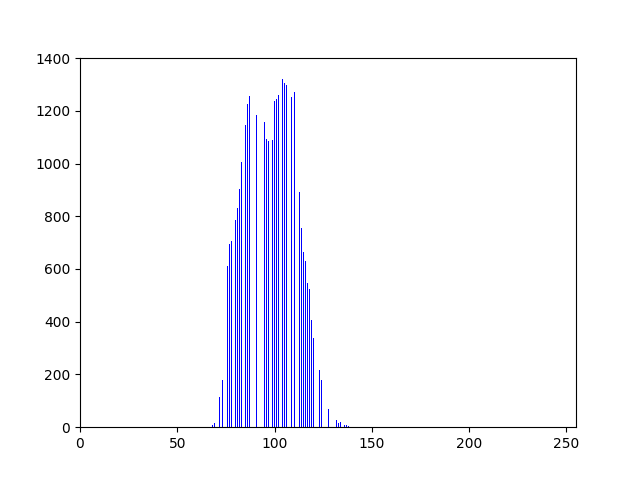
//> input picture Question_11_20/answers_cpp/answer_20.png, 640 x 480 px, given in place of imori.jpg, which was not available
$ ./answer_52   (built with g++ and OpenCV 4)
//> lines starting //> are read from the running program, lines starting //| are printed output that depends on the picture; after the words box and inside, x2 and y2 are one past the last pixel; in counts of white or black regions, pixels touching at a corner belong together; pictures that were not available may be replaced by others from this repository, and a replacement may not be noted
//> further down, img is the input picture: 480 rows x 640 cols, CV_8UC3; mean B, G, R 252.4, 245.7, 245.7
#include <opencv2/core.hpp>
#include <opencv2/highgui.hpp>
#include <iostream>

// BGR -> Gray
cv::Mat BGR2GRAY(cv::Mat img)
{
    // get height and width
    int width = img.cols;
//> width = 640
    int height = img.rows;
//> height = 480

    // prepare output
    cv::Mat out = cv::Mat::zeros(height, width, CV_8UC1);

    // each y, x
    for (int y = 0; y < height; y++)
    {
        for (int x = 0; x < width; x++)
        {
            // BGR -> Gray
            out.at<uchar>(y, x) = (uchar)(0.2126 * (float)img.at<cv::Vec3b>(y, x)[2] + 0.7152 * (float)img.at<cv::Vec3b>(y, x)[1] + 0.0722 * (float)img.at<cv::Vec3b>(y, x)[0]);
        }
    }
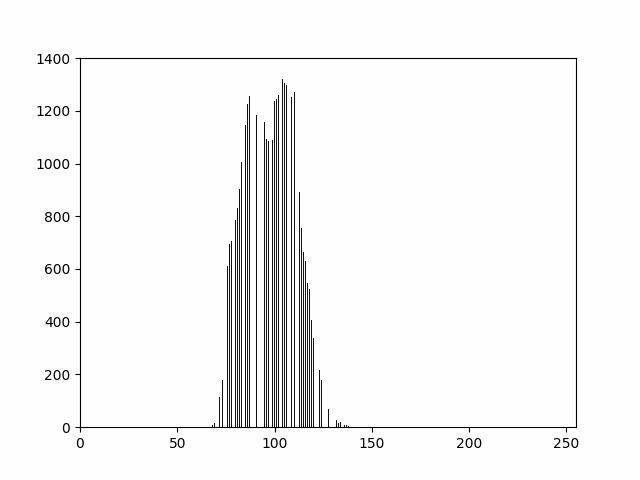
//> out: 480 rows x 640 cols, CV_8UC1; min 0, max 254, mean 245.3

    return out;
}

// Gray -> Binary
cv::Mat Binarize_Otsu(cv::Mat gray)
{
    int width = gray.cols;
//> width = 640
    int height = gray.rows;
//> height = 480

    // determine threshold
    double w0 = 0, w1 = 0;
    double m0 = 0, m1 = 0;
    double max_sb = 0, sb = 0;
    int th = 0;
    int val;

    // Get threshold
    for (int t = 0; t < 255; t++)
    {
        w0 = 0;
        w1 = 0;
        m0 = 0;
        m1 = 0;
        for (int y = 0; y < height; y++)
        {
            for (int x = 0; x < width; x++)
            {
                val = (int)(gray.at<uchar>(y, x));

                if (val < t)
                {
                    w0++;
                    m0 += val;
                }
                else
                {
                    w1++;
                    m1 += val;
                }
            }
        }

        m0 /= w0;
        m1 /= w1;
        w0 /= (height * width);
        w1 /= (height * width);
        sb = w0 * w1 * pow((m0 - m1), 2);

        if (sb > max_sb)
        {
            max_sb = sb;
            th = t;
        }
    }
//> this loop made 255 passes
//> (w0, m0, w1, m1, sb, max_sb) on passes 2, 3, 4, 5, 6, 8, 10, 11, 13, 14, 15, 17: (0.00646, 0, 0.994, 246.9, 391.4, 391.4), (0.00653, 0.00997, 0.993, 246.9, 395.3, 395.3), (0.00656, 0.0189, 0.993, 246.9, 397.1, 397.1), (0.00664, 0.0554, 0.993, 246.9, 401.9, 401.9), (0.00668, 0.0785, 0.993, 246.9, 404.2, 404.2), (0.00681, 0.189, 0.993, 246.9, 411.6, 411.6), (0.00683, 0.219, 0.993, 246.9, 413.1, 413.1), (0.0069, 0.306, 0.993, 247, 417, 417), (0.00691, 0.326, 0.993, 247, 417.7, 417.7), (0.00697, 0.424, 0.993, 247, 420.9, 420.9), (0.00702, 0.517, 0.993, 247, 423.7, 423.7), (0.00707, 0.617, 0.993, 247, 426.4, 426.4)
//> (sb, max_sb) on passes 62, 64, 67, 69, 70, 71: (1890.8, 1890.8), (1893, 1893), (1893.1, 1893.1), (1894, 1894), (1894.6, 1894.6), (1895.3, 1895.3)

    std::cout << "threshold:" << th << std::endl;
//| threshold:136

    // prepare output
    cv::Mat out = cv::Mat::zeros(height, width, CV_8UC1);

    // each y, x
    for (int y = 0; y < height; y++)
    {
        for (int x = 0; x < width; x++)
        {
            // Binarize
            if (gray.at<uchar>(y, x) >= th)
            {
                out.at<uchar>(y, x) = 255;
            }
            else
            {
                out.at<uchar>(y, x) = 0;
            }
        }
    }
//> out: 480 rows x 640 cols, CV_8UC1; 96.4% white; black in thin lines or dots, all inside (x1, y1, x2, y2) = (38, 54, 578, 448)

    return out;
}

// Morphology Erode
cv::Mat Morphology_Erode(cv::Mat img, int Erode_time)
{
//> called with Erode_time = 3
    int height = img.cols;
    int width = img.rows;

    // output image
    cv::Mat tmp_img;
    cv::Mat out = img.clone();

    // for erode time
    for (int i = 0; i < Erode_time; i++)
    {
        tmp_img = out.clone();

        // each pixel
        for (int y = 0; y < height; y++)
        {
            for (int x = 0; x < width; x++)
            {
                // check left pixel
                if ((x > 0) && (tmp_img.at<uchar>(y, x - 1) == 255))
                {
                    out.at<uchar>(y, x) = 255;
                    continue;
                }

                // check up pixel
                if ((y > 0) && (tmp_img.at<uchar>(y - 1, x) == 255))
                {
                    out.at<uchar>(y, x) = 255;
                    continue;
                }

                // check right pixel
                if ((x < width - 1) && (tmp_img.at<uchar>(y, x + 1) == 255))
                {
                    out.at<uchar>(y, x) = 255;
                    continue;
                }

                // check left pixel
                if ((y < height - 1) && (tmp_img.at<uchar>(y + 1, x) == 255))
                {
                    out.at<uchar>(y, x) = 255;
                    continue;
                }
            }
        }
    }
//> this loop made 3 passes
//> pass 2, in Morphology_Erode, `tmp_img = out.clone();`:
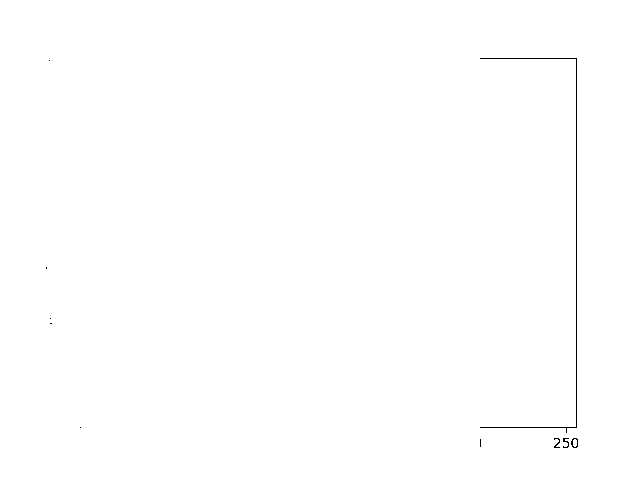
//> tmp_img: 480 rows x 640 cols, CV_8UC1; 99.8% white; black in thin lines or dots, all inside (x1, y1, x2, y2) = (46, 58, 578, 448)

    return out;
}

// Morphology Dilate
cv::Mat Morphology_Dilate(cv::Mat img, int Dilate_time)
{
//> called with Dilate_time = 3
    int height = img.cols;
    int width = img.rows;

    // output image
    cv::Mat tmp_img;
    cv::Mat out = img.clone();

    // for erode time
    for (int i = 0; i < Dilate_time; i++)
    {
        tmp_img = out.clone();

        // each pixel
        for (int y = 0; y < height; y++)
        {
            for (int x = 0; x < width; x++)
            {
                // check left pixel
                if ((x > 0) && (tmp_img.at<uchar>(y, x - 1) == 0))
                {
                    out.at<uchar>(y, x) = 0;
                    continue;
                }

                // check up pixel
                if ((y > 0) && (tmp_img.at<uchar>(y - 1, x) == 0))
                {
                    out.at<uchar>(y, x) = 0;
                    continue;
                }

                // check right pixel
                if ((x < width - 1) && (tmp_img.at<uchar>(y, x + 1) == 0))
                {
                    out.at<uchar>(y, x) = 0;
                    continue;
                }

                // check left pixel
                if ((y < height - 1) && (tmp_img.at<uchar>(y + 1, x) == 0))
                {
                    out.at<uchar>(y, x) = 0;
                    continue;
                }
            }
        }
    }
//> this loop made 3 passes
//> pass 2, in Morphology_Dilate, `tmp_img = out.clone();`:
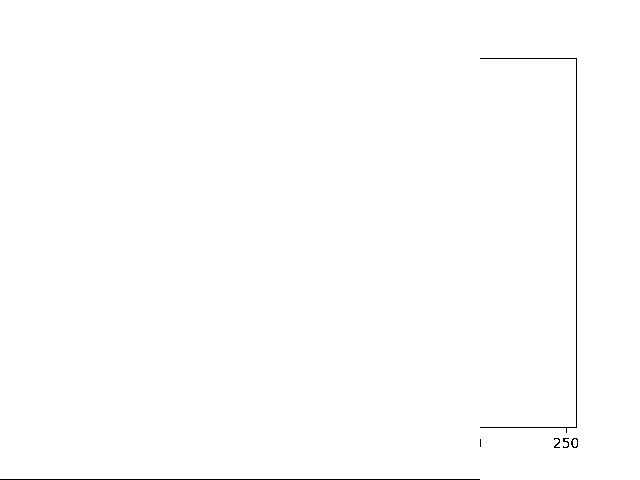
//> tmp_img: 480 rows x 640 cols, CV_8UC1; 99.6% white; black in thin lines or dots, all inside (x1, y1, x2, y2) = (0, 58, 578, 480)
//> pass 3, in Morphology_Dilate, `tmp_img = out.clone();`:
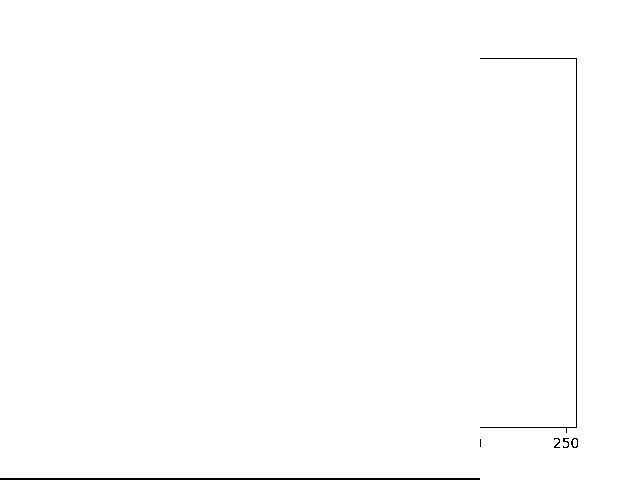
//> tmp_img: 480 rows x 640 cols, CV_8UC1; 99.5% white; 6 black regions (1 under 20 px), largest, box (x1, y1, x2, y2) and area: (0, 478, 480, 480) 960, (480, 58, 577, 433) 567, (571, 438, 578, 448) 32, (563, 438, 569, 448) 28, (554, 438, 560, 448) 26
//> after the loop:
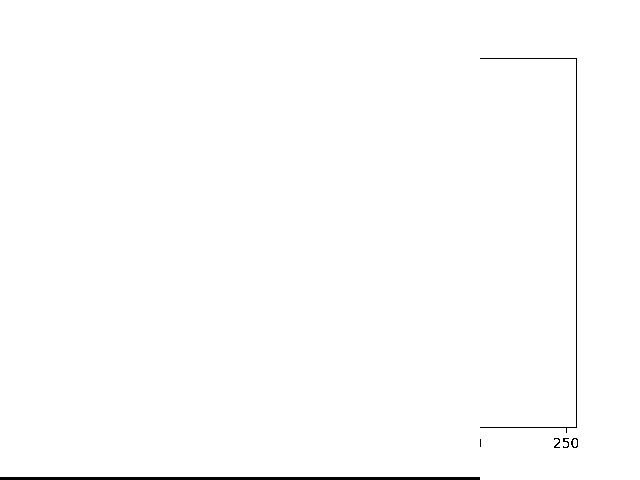
//> out: 480 rows x 640 cols, CV_8UC1; 99.3% white; 6 black regions (1 under 20 px), largest, box (x1, y1, x2, y2) and area: (0, 477, 480, 480) 1440, (480, 58, 577, 433) 567, (571, 438, 578, 448) 32, (563, 438, 569, 448) 28, (554, 438, 560, 448) 26

    return out;
}

// Morphology opening
cv::Mat Morphology_Opening(cv::Mat img, int open_time)
{
    // Morphology erode
    img = Morphology_Erode(img, open_time);

    // Morphology dilate
    img = Morphology_Dilate(img, open_time);

    return img;
}

// Morphology Tophat
cv::Mat Morphology_Tophat(cv::Mat img, int n = 3)
{
    int height = img.rows;
    int width = img.cols;

    cv::Mat opened = Morphology_Opening(img, n);

    for (int y = 0; y < height; y++)
    {
        for (int x = 0; x < width; x++)
        {
            opened.at<uchar>(y, x) = (uchar)std::abs((int)opened.at<uchar>(y, x) - (int)img.at<uchar>(y, x));
        }
    }
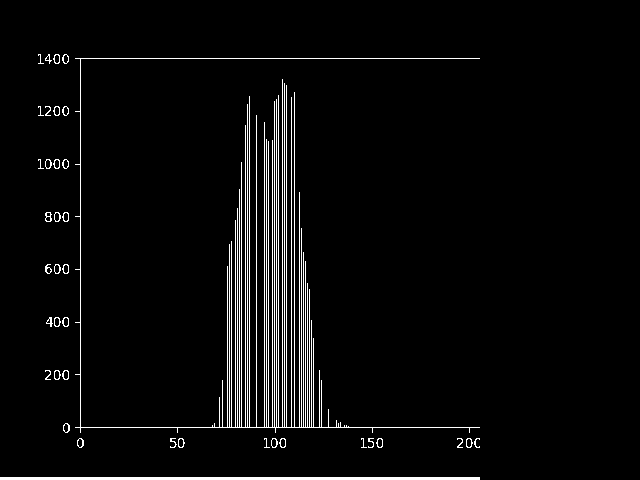
//> opened: 480 rows x 640 cols, CV_8UC1; 3.8% white in thin lines or dots, all inside (x1, y1, x2, y2) = (0, 54, 480, 480)

    return opened;
}

int main(int argc, const char *argv[])
{
    // read image
    cv::Mat img = cv::imread("../imori.jpg", cv::IMREAD_COLOR);

    // grayscale
    cv::Mat gray = BGR2GRAY(img);

    // otsu's binarization
    cv::Mat otsu = Binarize_Otsu(gray);

    // morphology tophat
    cv::Mat out = Morphology_Tophat(otsu);

    // save result
    cv::imwrite("answer_52.jpg", out);
    // cv::imshow("sample", out);
    // cv::waitKey(0);
    // cv::destroyAllWindows();

    return 0;
}
